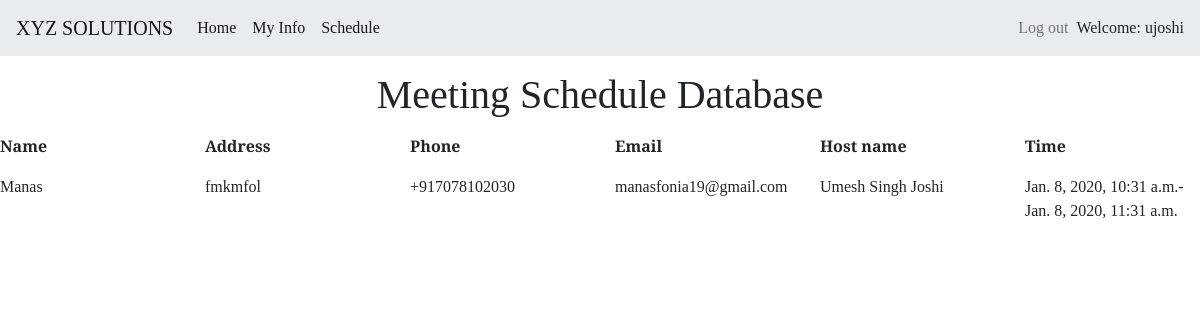
Screenshot of /accounts/profile/meet (signed in) with the database file from the repository.
### firstapp/models.py (models this page shows, shortened)
class VisitorInfo(models.Model):
    name = models.CharField(max_length=150)
    address = models.CharField(max_length=255)
    phone = PhoneNumberField(null=False, blank=False)
    email = models.EmailField()
    host = models.ForeignKey(EmployeeInfo, on_delete=models.CASCADE)
    timestamp = models.DateTimeField(auto_now_add=True, blank=False)
    checkout = models.DateTimeField(blank=True, null=True)
    start_time = models.DateTimeField(blank=False)
    end_time = models.DateTimeField(blank=False)

class EmployeeInfo(models.Model):
    user = models.OneToOneField(User, on_delete=models.CASCADE)
    designation = models.CharField(max_length=150)
    phone = PhoneNumberField(null=False, blank=False, unique=True)
    office_address = models.CharField(max_length=255)
    def __str__(self):
        return self.user.get_full_name()

### firstapp/views.py (the view)
# urls.py: path('accounts/profile/meet', views.UserMeeting, name='meet'),
@login_required(login_url="/")
def UserMeeting(request):
    emp_user = EmployeeInfo.objects.filter(user=request.user).first()
    sch_details = VisitorInfo.objects.filter(host=emp_user)
    context = {
        'sch_details': sch_details
    }
    return render(request, "user_meeting.html", context=context)

### firstapp/templates/firstapp/user_meeting.html
{% extends "firstapp/base.html" %}
{% block content %}
<h1 style="text-align: center; margin: 15px 15px 15px 15px;">Meeting Schedule Database</h1>
<div class = "data" style="margin: 15px 15px 15pxpx 15px;">
<div class="row">
        <div class="col"><p><b>Name</b></p></div>
        <div class="col"><p><b>Address</b></p></div>
        <div class="col"><p><b>Phone</b></p></div>
        <div class="col"><p><b>Email</b></p></div>
        <div class="col"><p><b>Host name</b></p></div>
        <div class="col"><p><b>Time</b></p></div>
    </div>
{% for sch in sch_details %}
    <div class="row">
        <div class="col"><p>{{sch.name}}</p></div>
        <div class="col"><p>{{sch.address}}</p></div>
        <div class="col"><p>{{sch.phone}}</p></div>
        <div class="col"><p>{{sch.email}}</p></div>
        <div class="col"><p>{{sch.host}}</p></div>
         <div class="col"><p>{{sch.start_time}}-{{sch.end_time}}</p></div>
    </div>
{% endfor %}
</div>
{% endblock %}

### firstapp/templates/firstapp/base.html (shortened to what this page needs)
<!DOCTYPE html>
{% load static %}
<html lang="en">
<head>
    <link rel="stylesheet" href="https://stackpath.bootstrapcdn.com/bootstrap/4.3.1/css/bootstrap.min.css">
    <link rel="stylesheet" type="text/css" href="{% static 'css/firstapp.css' %}">
</head>
<body>
<nav class="navbar navbar-expand-lg navbar-light " style="background-color: #e9ecef;">
  <div class="collapse navbar-collapse" id="navbarTogglerDemo01">
    <a class="navbar-brand" href="#">XYZ SOLUTIONS </a>
    <ul class="navbar-nav mr-auto mt-2 mt-lg-0">
      <li class="nav-item active">
        <a class="nav-link" href="{% url 'profile' %}">Home <span class="sr-only">(current)</span></a>
      </li>
        {% if user.is_superuser %}
         <li class="nav-item active">
        <a class="nav-link " href="{% url 'meetings' %}">Schedule</a>
         </li>
        {% else %}
        <li class="nav-item active">
        <a class="nav-link" href="{% url 'user_edit' %}">My Info</a>
       </li>
      <li class="nav-item active">
        <a class="nav-link " href="{% url 'meet' %}">Schedule</a>
      </li>
        {% endif %}
    </ul>
      <ul class="form-inline navbar-nav  mt-2 mt-lg-0 ">
          <li class ="nav-item ">
          <a class="nav-link " href="{% url 'logout' %}" >Log out</a>
        </li>
        <li>
          <a >Welcome: {{ user.username }}</a>
        </li>
      </ul>
  </div>
</nav>
 {% block content %}
{% endblock %}
</body>
</html>

### firstapp/static/css/firstapp.css (style rules this page uses)
body { font-family: 'Slabo 27px', serif; }

### rows the page displays
VisitorInfo: name "Manas", address "fmkmfol", phone "+917078102030", email "manasfonia19@gmail.com", host "Umesh Singh Joshi", start_time "Jan. 8, 2020, 10:31 a.m.", end_time "Jan. 8, 2020, 11:31 a.m."

### other values shown
{{ user.username }} "ujoshi"
